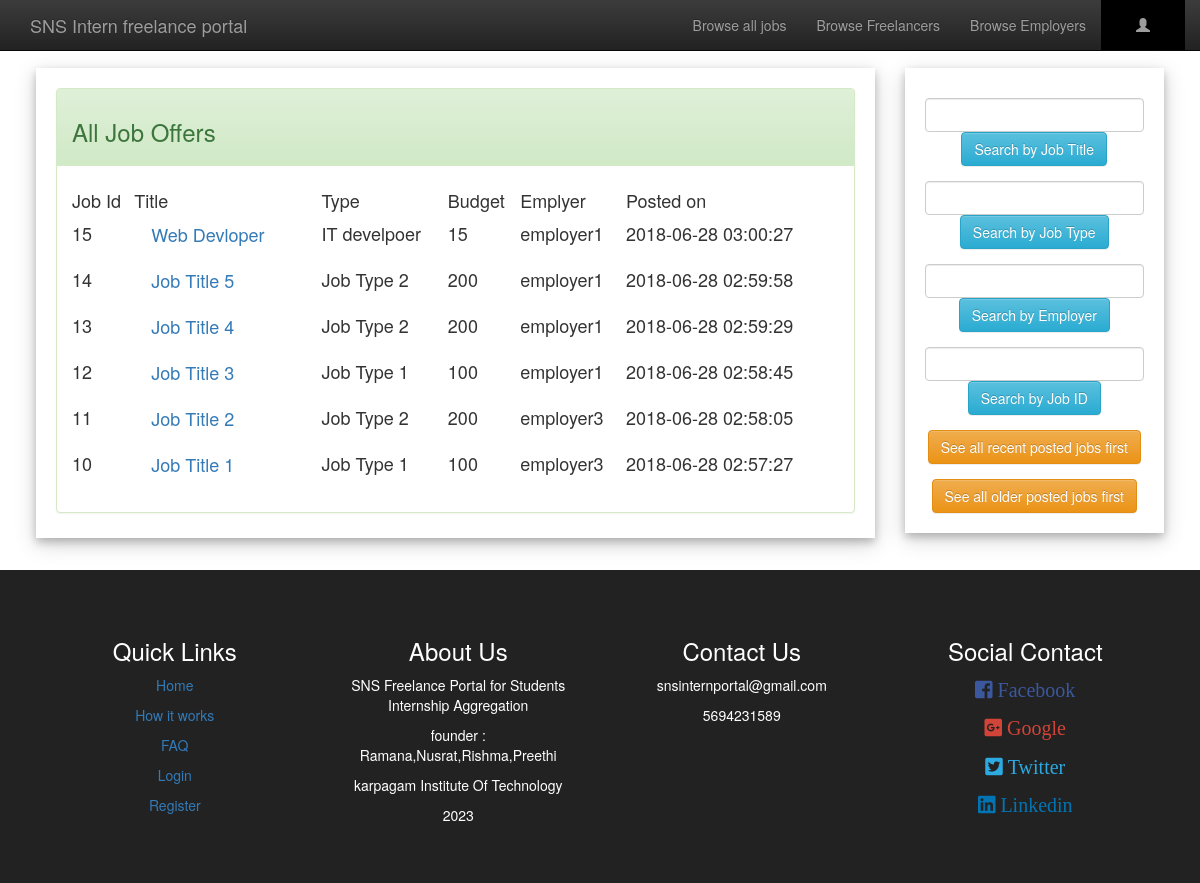
/allJob.php, run on the app's committed database.
### tables this page shows
CREATE TABLE `job_offer` (
  `job_id` bigint(20) UNSIGNED NOT NULL,
  `title` varchar(200) NOT NULL,
  `type` varchar(200) NOT NULL,
  `description` varchar(1000) NOT NULL,
  `budget` int(11) NOT NULL,
  `skills` varchar(200) NOT NULL,
  `special_skill` varchar(200) NOT NULL,
  `e_username` varchar(200) NOT NULL,
  `valid` tinyint(1) NOT NULL,
  `timestamp` timestamp NOT NULL DEFAULT current_timestamp()
);

### allJob.php (the view, shortened to what this page needs)
<?php include('server.php');
if(isset($_SESSION["Username"])){
	$username=$_SESSION["Username"];
	if ($_SESSION["Usertype"]==1) {
		$linkPro="freelancerProfile.php";
		$linkEditPro="editFreelancer.php";
		$linkBtn="applyJob.php";
		$textBtn="Apply for this job";
	}
	else{
		$linkPro="employerProfile.php";
		$linkEditPro="editEmployer.php";
		$linkBtn="editJob.php";
		$textBtn="Edit the job offer";
	}
}
else{
    $username="";
}
$sql = "SELECT * FROM job_offer WHERE valid=1 ORDER BY timestamp DESC";
$result = $conn->query($sql);
 ?>
<!DOCTYPE html>
<html>
<head>
	<link rel="stylesheet" type="text/css" href="bootstrap/css/bootstrap.min.css">
	<link rel="stylesheet" type="text/css" href="bootstrap/css/bootstrap-theme.min.css">
	<link rel="stylesheet" type="text/css" href="awesome/css/fontawesome-all.min.css">
</head>
<body>
<nav class="navbar navbar-inverse navbar-fixed-top" id="my-navbar">
	<div class="container">
		<div class="navber-header">
			<a href="index.php" class="navbar-brand">SNS Intern freelance portal</a>
		</div>
		<div class="collapse navbar-collapse" id="navbar-collapse">
			<ul class="nav navbar-nav navbar-right">
				<li><a href="allJob.php">Browse all jobs</a></li>
				<li><a href="allFreelancer.php">Browse Freelancers</a></li>
				<li><a href="allEmployer.php">Browse Employers</a></li>
				<li class="dropdown" style="background:#000;padding:0 20px 0 20px;">
			        <a class="dropdown-toggle" data-toggle="dropdown" href="#"><span class="glyphicon glyphicon-user"></span> <?php echo $username; ?>
			        </a>
			    </li>
			</ul>
		</div>
	</div>
</nav>
<div style="padding:1% 3% 1% 3%;">
<div class="row">
	<div class="col-lg-9">
		<div class="card" style="padding:20px 20px 5px 20px;margin-top:20px">
			<div class="panel panel-success">
			  <div class="panel-heading"><h3>All Job Offers</h3></div>
			  <div class="panel-body"><h4>
                  <table style="width:100%">
                      <tr>
                          <td>Job Id</td>
                          <td>Title</td>
                          <td>Type</td>
                          <td>Budget</td>
                          <td>Emplyer</td>
                          <td>Posted on</td>
                      </tr>
                      <?php
                      if ($result->num_rows > 0) {
                            while($row = $result->fetch_assoc()) {
                                $job_id=$row["job_id"];
                                $title=$row["title"];
                                $type=$row["type"];
                                $budget=$row["budget"];
                                $e_username=$row["e_username"];
                                $timestamp=$row["timestamp"];
                                echo '
                                <form action="allJob.php" method="post">
                                <input type="hidden" name="jid" value="'.$job_id.'">
                                    <tr>
                                    <td>'.$job_id.'</td>
                                    <td><input type="submit" class="btn btn-link btn-lg" value="'.$title.'"></td>
                                    <td>'.$type.'</td>
                                    <td>'.$budget.'</td>
                                    <td>'.$e_username.'</td>
                                    <td>'.$timestamp.'</td>
                                    </tr>
                                </form>
                                ';
                                }
                        } else {
                            echo "<tr></tr><tr><td></td><td>Nothing to show</td></tr>";
                        }
                       ?>
                     </table>
              </h4></div>
			</div>
		</div>
	</div>
	<div class="col-lg-3">
		<div class="card" style="padding:20px 20px 5px 20px;margin-top:20px">
			<form action="allJob.php" method="post">
				<div class="form-group">
				  <input type="text" class="form-control" name="s_title">
				  <center><button type="submit" class="btn btn-info">Search by Job Title</button></center>
				</div>
	        </form>
	        <form action="allJob.php" method="post">
				<div class="form-group">
				  <input type="text" class="form-control" name="s_type">
				  <center><button type="submit" class="btn btn-info">Search by Job Type</button></center>
				</div>
	        </form>
	        <form action="allJob.php" method="post">
				<div class="form-group">
				  <input type="text" class="form-control" name="s_employer">
				  <center><button type="submit" class="btn btn-info">Search by Employer</button></center>
				</div>
	        </form>
	        <form action="allJob.php" method="post">
				<div class="form-group">
				  <input type="text" class="form-control" name="s_id">
				  <center><button type="submit" class="btn btn-info">Search by Job ID</button></center>
				</div>
	        </form>
	        <form action="allJob.php" method="post">
				<div class="form-group">
				  <center><button type="submit" name="recentJob" class="btn btn-warning">See all recent posted jobs first</button></center>
				</div>
	        </form>
	        <form action="allJob.php" method="post">
				<div class="form-group">
				  <center><button type="submit" name="oldJob" class="btn btn-warning">See all older posted jobs first</button></center>
				</div>
	        </form>
	    </div>
	</div>
</div>
</div>
<div class="text-center" style="padding:4%;background:#222;color:#fff;margin-top:20px;">
	<div class="row">
			<div class="col-lg-3">
			<h3>Quick Links</h3>
			<p><a href="index.php">Home</a></p>
			<p><a href="#how">How it works</a></p>
			<p><a href="#faq">FAQ</a></p>
			<p><a href="loginReg.php">Login</a></p>
			<p><a href="loginReg.php">Register</a></p>
		</div>
		<div class="col-lg-3">
			<h3>About Us</h3>
			<p>SNS Freelance Portal for Students Internship Aggregation</p>
			<p>founder : Ramana,Nusrat,Rishma,Preethi</p>
			<p>karpagam Institute Of Technology</p>
			<p>2023</p>
		</div>
		<div class="col-lg-3">
			<h3>Contact Us</h3>
			<p>snsinternportal@gmail.com</p>
			<p>5694231589</p>
		</div>
		<div class="col-lg-3">
			<h3>Social Contact</h3>
			<p style="font-size:20px;color:#3B579D;"><i class="fab fa-facebook-square"> Facebook</i></p>
			<p style="font-size:20px;color:#D34438;"><i class="fab fa-google-plus-square"> Google</i></p>
			<p style="font-size:20px;color:#2CAAE1;"><i class="fab fa-twitter-square"> Twitter</i></p>
			<p style="font-size:20px;color:#0274B3;"><i class="fab fa-linkedin"> Linkedin</i></p>
		</div>
	</div>
</div>
</body>
</html>

### allJob.php (style rules this page uses)
body { padding-top: 3%;margin: 0; }
.card { box-shadow: 0 4px 8px 0 rgba(0, 0, 0, 0.2), 0 6px 20px 0 rgba(0, 0, 0, 0.19); background:#fff }

### data on the page
job_offer: job_id "15", title "Web Devloper", type "IT develpoer", budget "15", e_username "employer1", timestamp "2018-06-28 03:00:27"
job_offer: job_id "14", title "Job Title 5", type "Job Type 2", budget "200", e_username "employer1", timestamp "2018-06-28 02:59:58"
job_offer: job_id "13", title "Job Title 4", type "Job Type 2", budget "200", e_username "employer1", timestamp "2018-06-28 02:59:29"
job_offer: job_id "12", title "Job Title 3", type "Job Type 1", budget "100", e_username "employer1", timestamp "2018-06-28 02:58:45"
job_offer: job_id "11", title "Job Title 2", type "Job Type 2", budget "200", e_username "employer3", timestamp "2018-06-28 02:58:05"
job_offer: job_id "10", title "Job Title 1", type "Job Type 1", budget "100", e_username "employer3", timestamp "2018-06-28 02:57:27"
